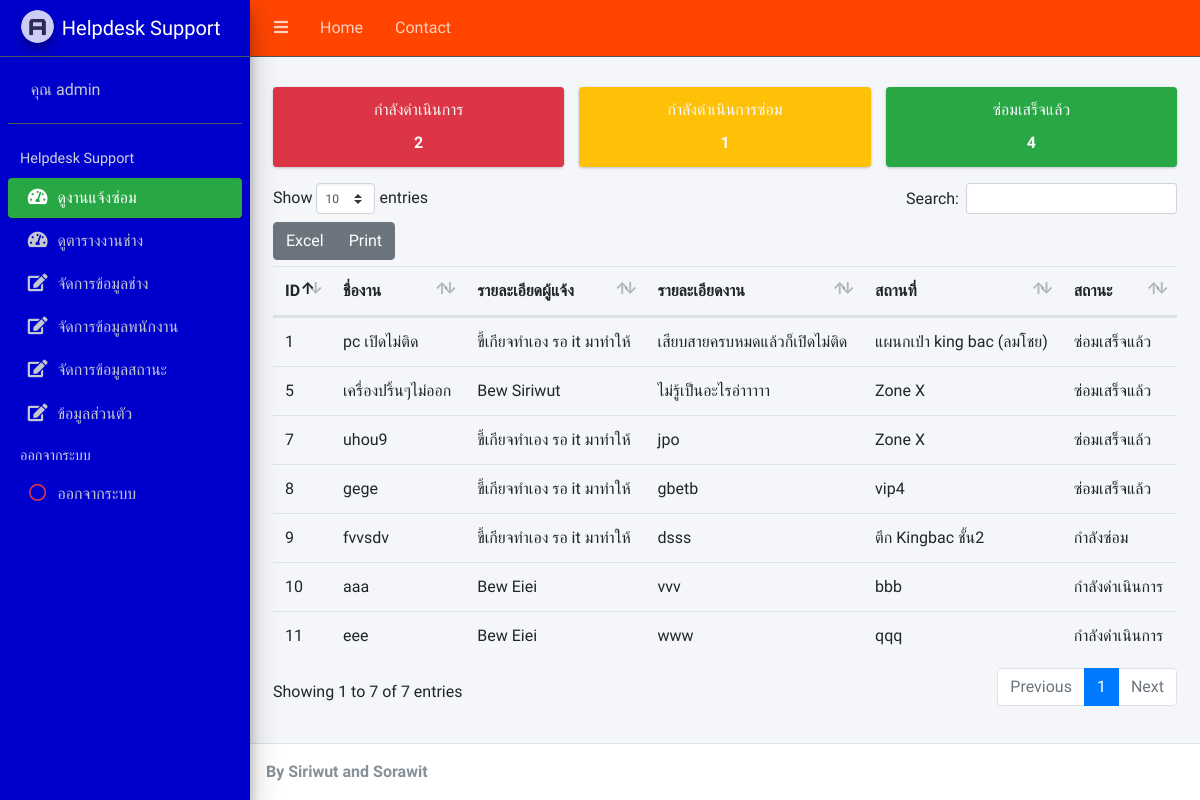
The app's page /admin/index.php?tec_id=2&act=worker (signed in) with its own data.
### tables this page shows
CREATE TABLE `tbl_case` (
  `case_id` int(11) NOT NULL COMMENT 'PK',
  `user_id` int(11) NOT NULL COMMENT 'tbl_login',
  `status_id` int(11) NOT NULL DEFAULT 1 COMMENT 'tbl_status',
  `tec_id` int(11) NOT NULL COMMENT 'ช่าง',
  `name_case` varchar(100) NOT NULL COMMENT 'แจ้งซ่อม',
  `detail_case` varchar(250) NOT NULL COMMENT 'รายละเอียด',
  `place_case` varchar(100) NOT NULL COMMENT 'สถานที่',
  `date_case` timestamp NULL DEFAULT current_timestamp() COMMENT 'วันที่แจ้งซ่อม',
  `date_assign` timestamp NULL DEFAULT NULL COMMENT 'วันที่ส่งมอบงาน',
  `date_sent` timestamp NULL DEFAULT NULL COMMENT 'วันที่รับงาน',
  `date_close` timestamp NULL DEFAULT NULL COMMENT 'วันที่ปิดงาน',
  `date_period` varchar(50) NOT NULL COMMENT 'ระยะเวลา'
);

CREATE TABLE `tbl_status` (
  `status_id` int(11) NOT NULL,
  `status_name` varchar(100) NOT NULL
);

### admin/case_worker_list.php (the view)
<?php
       $tec_id = $_GET['tec_id'];
       include("condb.php");
       $query_status2 = "SELECT count(case_id) as cid FROM tbl_case WHERE status_id = 2 AND tec_id = $tec_id";
       $result2 = mysqli_query($con, $query_status2);
       $row_st2 = mysqli_fetch_array($result2);
       $query_status3 = "SELECT count(case_id) as cid FROM tbl_case WHERE status_id = 3 AND tec_id = $tec_id";
       $result3 = mysqli_query($con, $query_status3);
       $row_st3 = mysqli_fetch_array($result3);
       $query_status4 = "SELECT count(case_id) as cid FROM tbl_case WHERE status_id = 4 AND tec_id = $tec_id";
       $result4 = mysqli_query($con, $query_status4);
       $row_st4 = mysqli_fetch_array($result4);
?>
<div class="row">
    <div class="col-12 col-sm-4">
        <div class="info-box bg-red">
            <div class="info-box-content">
                <span class="info-box-text text-center text-light">กำลังดำเนินการ</span>
                <span class="info-box-number text-center text-light mb-0"><?php echo $row_st2['cid']; ?></span>
            </div>
        </div>
    </div>
    <div class="col-12 col-sm-4">
        <div class="info-box bg-yellow">
            <div class="info-box-content">
                <span class="info-box-text text-center text-light">กำลังดำเนินการซ่อม</span>
                <span class="info-box-number text-center text-light mb-0"><?php echo $row_st3['cid']; ?></span>
            </div>
        </div>
    </div>
    <div class="col-12 col-sm-4">
        <div class="info-box bg-green">
            <div class="info-box-content">
                <span class="info-box-text text-center text-light">ซ่อมเสร็จแล้ว</span>
                <span class="info-box-number text-center text-light mb-0"><?php echo $row_st4['cid']; ?></span>
            </div>
        </div>
    </div>
</div>
<div class="row">
    <div class="col-12">
        <?php
         $tec_id = $_GET['tec_id'];
  include("condb.php");
     $query_case = "SELECT c.*,u.u_name,u.u_lastname,s.status_name,u.u_tel,u.u_email
     FROM tbl_case as c
     INNER JOIN tbl_login as u ON c.user_id = u.user_id
     INNER JOIN tbl_status as s ON c.status_id = s.status_id
     WHERE c.tec_id = $tec_id
     order by case_id " or die ("Error:" . mysqli_error());
       $result = mysqli_query($con, $query_case);
  ?>
        <table id="example1" class="table table-hover text-nowrap">
            <thead>
                <tr role="row" class="info">
                    <th tabindex="0" rowspan="1" colspan="1" style="width: 5%;">ID</th>
                    <th tabindex="0" rowspan="1" colspan="1" style="width: 10%;">ชื่องาน</th>
                    <th tabindex="0" rowspan="1" colspan="1" style="width: 15%;">รายละเอียดผู้แจ้ง</th>
                    <th tabindex="0" rowspan="1" colspan="1" style="width: 20%;">รายละเอียดงาน</th>
                    <th tabindex="0" rowspan="1" colspan="1" style="width: 10%;">สถานที่</th>
                    <th tabindex="0" rowspan="1" colspan="1" style="width: 10%;">สถานะ</th>
                </tr>
            </thead>
            <tbody>
                <?php foreach ($result as $row) {  ?>
                <tr>
                    <td>
                        <?php echo $row['case_id'];; ?>
                    </td>
                    <td>
                        <?php echo $row['name_case']; ?>
                    </td>
                    <td>
                        <?php echo $row['u_name'].' '.$row['u_lastname'] ?>
                    </td>
                    <td>
                        <?php echo $row['detail_case']; ?>
                    </td>
                    <td>
                        <?php echo $row['place_case']; ?>
                    </td>
                    <td>
                        <?php echo $row['status_name']; ?>
                    </td>
                    <?php   } ?>
                </tr>
            </tbody>
        </table>
    </div>
</div>

### records on screen
tbl_case: case_id "1", name_case "pc เปิดไม่ติด", user.u_name "ขี้เกียจทำเอง", user.u_lastname "รอ it มาทำให้", detail_case "เสียบสายครบหมดแล้วก็เปิดไม่ติด", place_case "แผนกเป่า king bac (ลมโชย)", status.status_name "ซ่อมเสร็จแล้ว"
tbl_case: case_id "5", name_case "เครื่องปริ้นๆไม่ออก", user.u_name "Bew", user.u_lastname "Siriwut", detail_case "ไม่รู้เป็นอะไรอ่าาาาา", place_case "Zone X", status.status_name "ซ่อมเสร็จแล้ว"
tbl_case: case_id "7", name_case "uhou9", user.u_name "ขี้เกียจทำเอง", user.u_lastname "รอ it มาทำให้", detail_case "jpo", place_case "Zone X", status.status_name "ซ่อมเสร็จแล้ว"
tbl_case: case_id "8", name_case "gege", user.u_name "ขี้เกียจทำเอง", user.u_lastname "รอ it มาทำให้", detail_case "gbetb", place_case "vip4", status.status_name "ซ่อมเสร็จแล้ว"
tbl_case: case_id "9", name_case "fvvsdv", user.u_name "ขี้เกียจทำเอง", user.u_lastname "รอ it มาทำให้", detail_case "dsss", place_case "ตึก Kingbac ชั้น2", status.status_name "กำลังซ่อม"
tbl_case: case_id "10", name_case "aaa", user.u_name "Bew", user.u_lastname "Eiei", detail_case "vvv", place_case "bbb", status.status_name "กำลังดำเนินการ"
tbl_case: case_id "11", name_case "eee", user.u_name "Bew", user.u_lastname "Eiei", detail_case "www", place_case "qqq", status.status_name "กำลังดำเนินการ"

### other values on screen
$_SESSION["u_name"] "admin"
$row_st2['cid'] "2"
$row_st3['cid'] "1"
$row_st4['cid'] "4"
